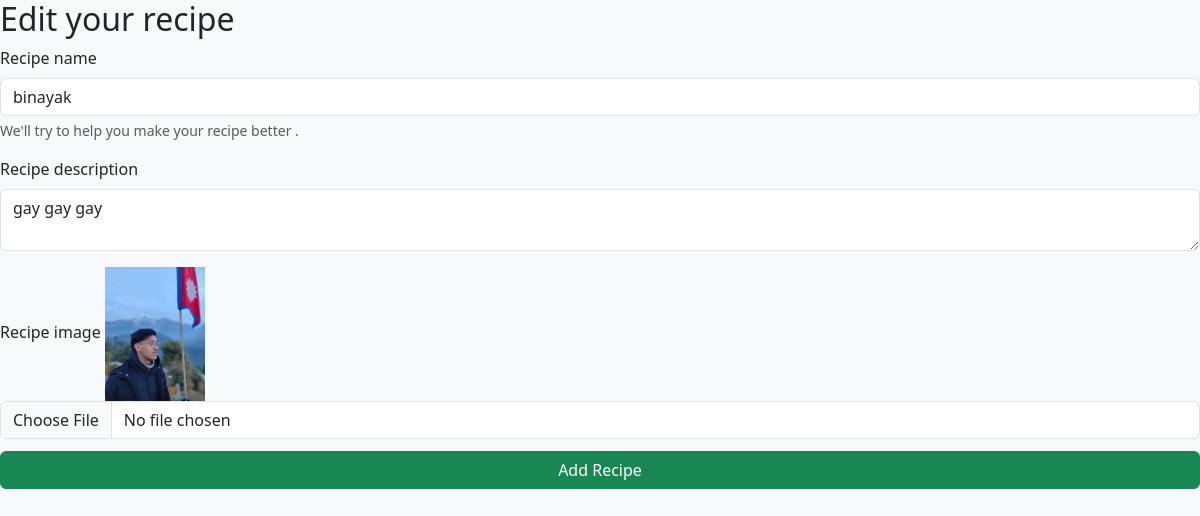
The app's page /edit_recipe/8/, older data.
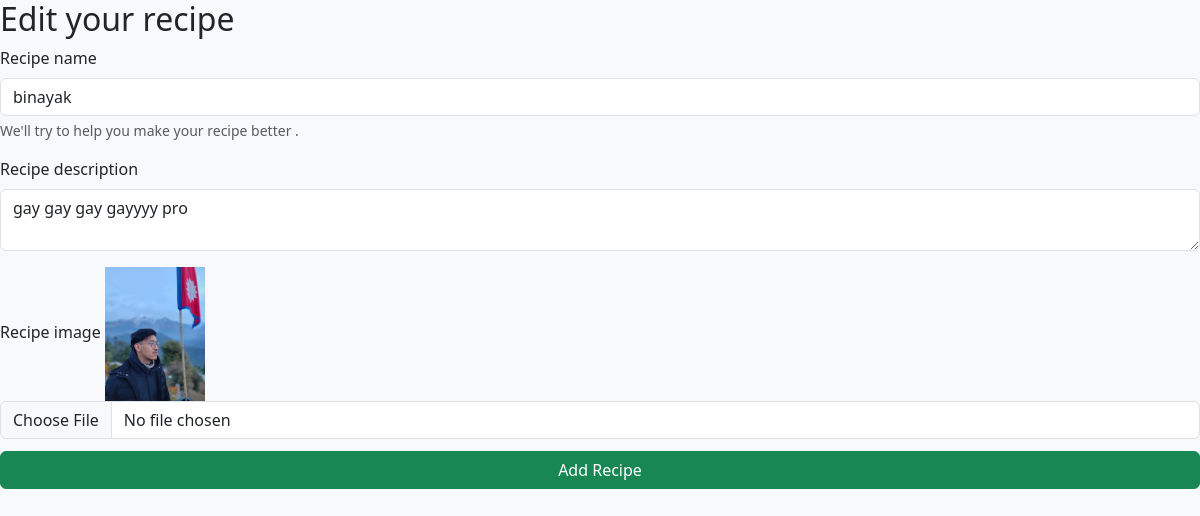
The same page, newer data.
### vegge/models.py (models this page shows)
class Recipe(models.Model):
    user= models.ForeignKey(User, on_delete=models.SET_NULL, null=True)
    name = models.CharField(max_length=100)
    description = models.TextField()
    image = models.ImageField(upload_to='recipes_img/')

### vegge/views.py (the view, shortened to what this page needs)
# urls.py: path("edit_recipe/<int:id>/", edit_recipe, name="edit_recipe"),
def edit_recipe(request, id):
    recipe = Recipe.objects.get(id=id)
    return render(request, 'edit_recipe.html', {'recipe': recipe})

### vegge/templates/edit_recipe.html (shortened to what this page needs)
<!DOCTYPE html>
<html lang="en">
<head>
    <link rel="stylesheet" href="https://cdn.jsdelivr.net/npm/bootstrap@5.3.0/dist/css/bootstrap.min.css">
</head>
<body>
    <form method="POST" enctype="multipart/form-data" id>
        <h2>Edit your recipe</h2>
        <div class="mb-3">
            <label for="name" class="form-label" default="id.name" >Recipe name</label>
            <input name="name" value="{{recipe.name}}"type="text" required class="form-control" id="name">
            <div id="recipeHelp" class="form-text">We'll try to help you make your recipe better .</div>
        </div>
        <div class="mb-3">
            <label for="description" class="form-label">Recipe description</label>
            <textarea name="description" class="form-control">{{recipe.description}}</textarea>
        </div>
        <div class="mb-3">
            <label for="recipeimage" class="form-label">Recipe image</label>
            {% if recipe.image %}
                <img src="{{ recipe.image.url }}" alt="Recipe Image" style="width: 100px; height: auto;">
            {% else %}
                No image
            {% endif %}
            <input name="image" type="file" class="form-control" id="recipeimage" accept="image/*">
        <button type="submit" class="btn btn-success">Add Recipe</button>
    </form>
</body>
</html>

Row changes from the older to the newer data that the page shows:
changed Recipe "binayak": description "gay gay gay" → "gay gay gay gayyyy pro"
